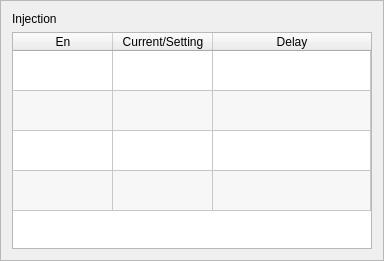
<?xml version="1.0" encoding="UTF-8"?>
<ui version="4.0">
 <class>ICHCInjectionPage</class>
 <widget class="QFrame" name="ICHCInjectionPage">
  <property name="geometry">
   <rect>
    <x>0</x>
    <y>0</y>
    <width>384</width>
    <height>261</height>
   </rect>
  </property>
  <property name="windowTitle">
   <string>Frame</string>
  </property>
  <property name="styleSheet">
   <string notr="true">::item{
height: 33px;
}

::item::QCheckBox{
	spacing: 24px;
}

::indicator {
     width: 32px;
     height: 32px;
 }

::indicator:unchecked 
{
     image: url(:/resource/check_unchecked.png);
 }
::indicator:checked 
{
     image: url(:/resource/check_checked.png);
 }

QRadioButton::indicator:checked:disabled
{
 image: url(:/resource/check_checked_disable.png);
}

QRadioButton::indicator:unchecked:disabled
{
 image: url(:/resource/check_unchecked_disable.png);
}



</string>
  </property>
  <property name="frameShape">
   <enum>QFrame::StyledPanel</enum>
  </property>
  <property name="frameShadow">
   <enum>QFrame::Raised</enum>
  </property>
  <layout class="QVBoxLayout" name="verticalLayout">
   <item>
    <widget class="QLabel" name="label">
     <property name="text">
      <string>Injection</string>
     </property>
    </widget>
   </item>
   <item>
    <widget class="ICTableWidget" name="tableWidget">
     <property name="styleSheet">
      <string notr="true">::indicator {
     width: 32px;
     height: 32px;
 }

::indicator:unchecked 
{
     image: url(:/resource/check_unchecked.png);
 }
::indicator:checked 
{
     image: url(:/resource/check_checked.png);
 }


</string>
     </property>
     <property name="showDropIndicator" stdset="0">
      <bool>false</bool>
     </property>
     <property name="alternatingRowColors">
      <bool>true</bool>
     </property>
     <property name="selectionMode">
      <enum>QAbstractItemView::NoSelection</enum>
     </property>
     <property name="selectionBehavior">
      <enum>QAbstractItemView::SelectRows</enum>
     </property>
     <property name="showGrid">
      <bool>true</bool>
     </property>
     <property name="gridStyle">
      <enum>Qt::SolidLine</enum>
     </property>
     <property name="cornerButtonEnabled">
      <bool>false</bool>
     </property>
     <attribute name="horizontalHeaderMinimumSectionSize">
      <number>64</number>
     </attribute>
     <attribute name="horizontalHeaderStretchLastSection">
      <bool>true</bool>
     </attribute>
     <attribute name="verticalHeaderVisible">
      <bool>false</bool>
     </attribute>
     <attribute name="verticalHeaderDefaultSectionSize">
      <number>40</number>
     </attribute>
     <attribute name="verticalHeaderMinimumSectionSize">
      <number>40</number>
     </attribute>
     <attribute name="verticalHeaderStretchLastSection">
      <bool>false</bool>
     </attribute>
     <row>
      <property name="text">
       <string>Close Mold Permit</string>
      </property>
     </row>
     <row>
      <property name="text">
       <string>Ejection Permit</string>
      </property>
     </row>
     <row>
      <property name="text">
       <string>Core1 Permit</string>
      </property>
     </row>
     <row>
      <property name="text">
       <string>Core2 Permit</string>
      </property>
     </row>
     <column>
      <property name="text">
       <string>En</string>
      </property>
     </column>
     <column>
      <property name="text">
       <string>Current/Setting</string>
      </property>
     </column>
     <column>
      <property name="text">
       <string>Delay</string>
      </property>
     </column>
     <item row="0" column="0">
      <property name="text">
       <string/>
      </property>
      <property name="checkState">
       <enum>Unchecked</enum>
      </property>
     </item>
     <item row="0" column="1">
      <property name="text">
       <string/>
      </property>
     </item>
     <item row="1" column="0">
      <property name="text">
       <string/>
      </property>
      <property name="checkState">
       <enum>Unchecked</enum>
      </property>
     </item>
     <item row="1" column="1">
      <property name="text">
       <string/>
      </property>
     </item>
     <item row="2" column="0">
      <property name="text">
       <string/>
      </property>
      <property name="checkState">
       <enum>Unchecked</enum>
      </property>
      <property name="flags">
       <set>ItemIsSelectable|ItemIsUserCheckable|ItemIsEnabled</set>
      </property>
     </item>
     <item row="2" column="1">
      <property name="text">
       <string/>
      </property>
     </item>
     <item row="3" column="0">
      <property name="text">
       <string/>
      </property>
      <property name="checkState">
       <enum>Unchecked</enum>
      </property>
     </item>
     <item row="3" column="1">
      <property name="text">
       <string/>
      </property>
     </item>
    </widget>
   </item>
  </layout>
 </widget>
 <customwidgets>
  <customwidget>
   <class>ICTableWidget</class>
   <extends>QTableWidget</extends>
   <header>ictablewidget.h</header>
  </customwidget>
 </customwidgets>
 <resources/>
 <connections/>
</ui>
